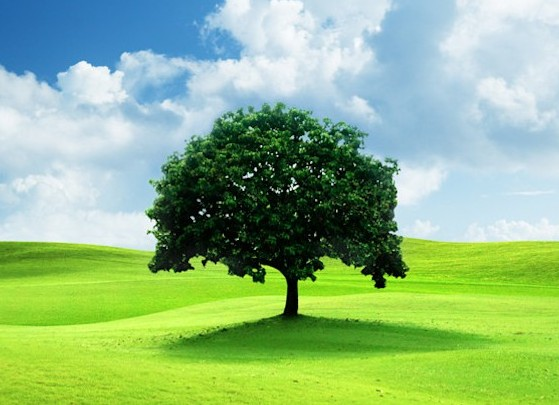
#> input picture Phase_2/image.jpg, 559 x 405 px
$ jupyter execute Module_2.1.ipynb
#> lines starting #> are read from the running program, lines starting #| are printed output that depends on the picture; after the words box and inside, x2 and y2 are one past the last pixel; in counts of white or black regions, pixels touching at a corner belong together
# 🟡 PHASE 2 – BASIC IMAGE PROCESSING

### 📘 Module 2.1 – Color Spaces

##### ✅ Example 1 – BGR vs RGB (MOST COMMON CONFUSION)

[cell 1]
import cv2
import matplotlib.pyplot as plt

img = cv2.imread("image.jpg")
#> img is the input picture: shape (405, 559, 3); mean B, G, R 131.7, 184.2, 143.5

# OpenCV uses BGR
cv2.imshow("BGR Image", img)
cv2.waitKey(0)
cv2.destroyAllWindows()

# Convert to RGB for correct display in matplotlib
rgb = cv2.cvtColor(img, cv2.COLOR_BGR2RGB)

plt.imshow(rgb)
plt.title("RGB Image")
plt.axis("off")
plt.show()

#### ✅ Example 2 – Convert Image to Grayscale

[cell 2]
img = cv2.imread("image.jpg")
gray = cv2.cvtColor(img, cv2.COLOR_BGR2GRAY)
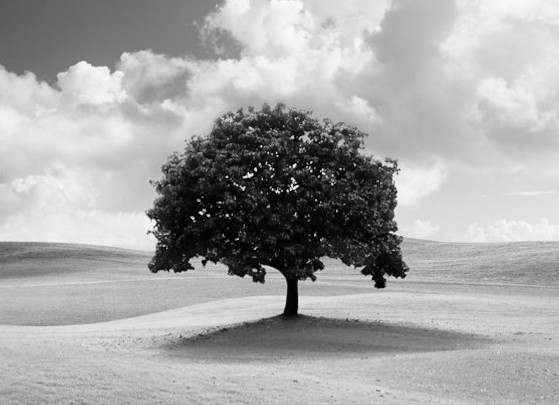
#> gray: shape (405, 559); min 0, max 254, mean 166

cv2.imshow("Grayscale Image", gray)
cv2.waitKey(0)
cv2.destroyAllWindows()

#### ✅ Example 3 – Why Grayscale? (Edge Example)
- 📌 Grayscale reduces computation and noise.

[cell 3]
edges1 = cv2.Canny(gray, 100, 200)
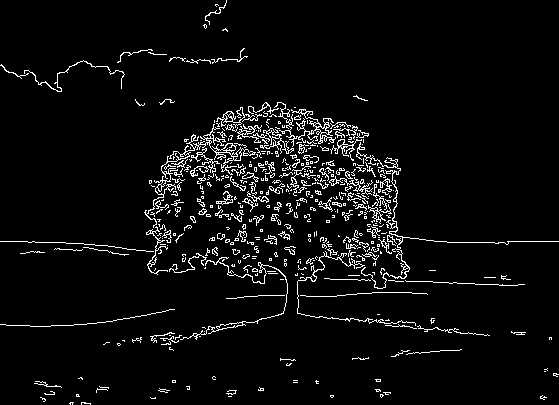
#> edges1: shape (405, 559); 4.9% white in thin lines or dots
edges2 = cv2.Canny(gray, 50, 150)
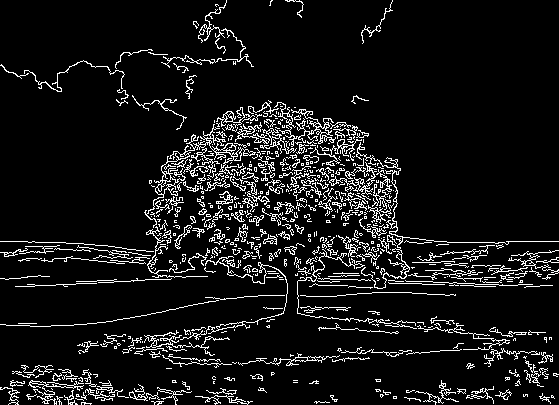
#> edges2: shape (405, 559); 8.6% white in thin lines or dots
edges3 = cv2.Canny(gray, 30, 100)
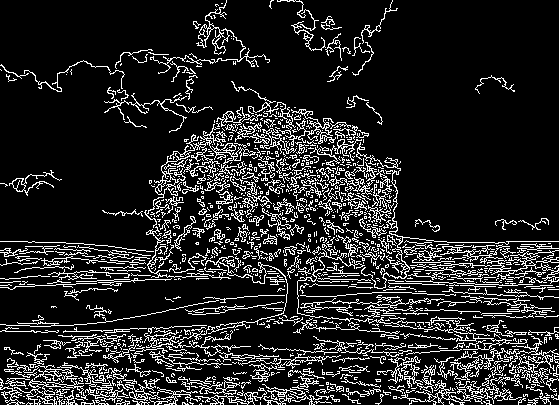
#> edges3: shape (405, 559); 14.5% white in thin lines or dots
edges4 = cv2.Canny(gray, 150, 300)
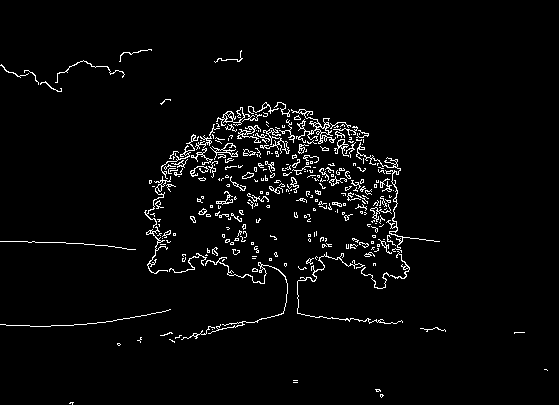
#> edges4: shape (405, 559); 3.2% white in thin lines or dots, all inside (x1, y1, x2, y2) = (0, 49, 548, 405)

cv2.imshow("Edges with thresholds 100 and 200", edges1)
cv2.imshow("Edges with thresholds 50 and 150", edges2)
cv2.imshow("Edges with thresholds 30 and 100", edges3)
cv2.imshow("Edges with thresholds 150 and 300", edges4)

cv2.waitKey(0)
cv2.destroyAllWindows()

#### ✅ Example 4 – Convert BGR → HSV (VERY IMPORTANT 🔥)

[cell 4]
hsv = cv2.cvtColor(img, cv2.COLOR_BGR2HSV)
#> hsv: shape (405, 559, 3); mean H, S, V 73.1, 126.3, 193.7

cv2.imshow("BGR Image", img)
cv2.imshow("HSV Image", hsv)
cv2.waitKey(0)
cv2.destroyAllWindows()

#### ✅ Example 5 – Detect Color Using HSV (REAL USE 🔥)

- 🎯 Detect Green Object

[cell 5]
import numpy as np

hsv = cv2.cvtColor(img, cv2.COLOR_BGR2HSV)

lower_green = np.array([35, 50, 50])
upper_green = np.array([85, 255, 255])

mask = cv2.inRange(hsv, lower_green, upper_green)
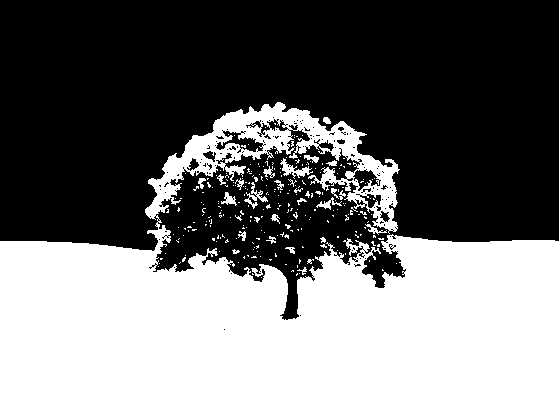
#> mask: shape (405, 559); 42.7% white; 260 white regions (234 under 20 px), largest, box (x1, y1, x2, y2) and area: (0, 102, 559, 405) 94239, (280, 158, 313, 179) 235, (244, 182, 268, 209) 179
result = cv2.bitwise_and(img, img, mask=mask)
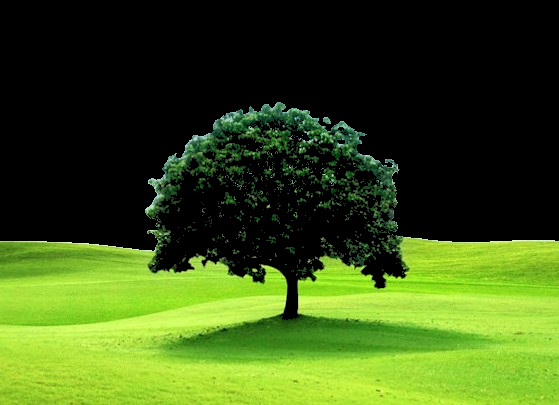
#> result: shape (405, 559, 3); mean B, G, R 22.8, 83.2, 59

cv2.imshow("Original Image", img)
cv2.imshow("Mask", mask)
cv2.imshow("Green Detection", result)
cv2.waitKey(0)
cv2.destroyAllWindows()

#### ✅ Example 6 – LAB Color Space (Lighting Robust 🔥)
- 📌 LAB separates lightness from color
→ very useful in poor lighting conditions

[cell 6]
lab = cv2.cvtColor(img, cv2.COLOR_BGR2LAB)
#> lab: shape (405, 559, 3); mean of channels 0, 1, 2 179.7, 108.3, 147.9

cv2.imshow("LAB Image", lab)
cv2.waitKey(0)
cv2.destroyAllWindows()

#### ✅ Example 7 – Compare All Color Spaces Side-by-Side

[cell 7]
cv2.imshow("BGR", img)
cv2.imshow("Gray", gray)
cv2.imshow("HSV", hsv)
cv2.imshow("LAB", lab)

cv2.waitKey(0)
cv2.destroyAllWindows()

## 🧪 PRACTICE (IMPORTANT)

Try this yourself:

- Detect white color using HSV
- Convert LAB → BGR
- Use grayscale image and apply Canny
- Show only Hue channel of HSV

[cell 8]
# detect white color using HSV color space
import numpy as np

img = cv2.imread("image.jpg")
hsv = cv2.cvtColor(img, cv2.COLOR_BGR2HSV)

lower_white = np.array([0, 0, 200])
upper_white = np.array([180, 25, 255])

mask = cv2.inRange(hsv, lower_white, upper_white)
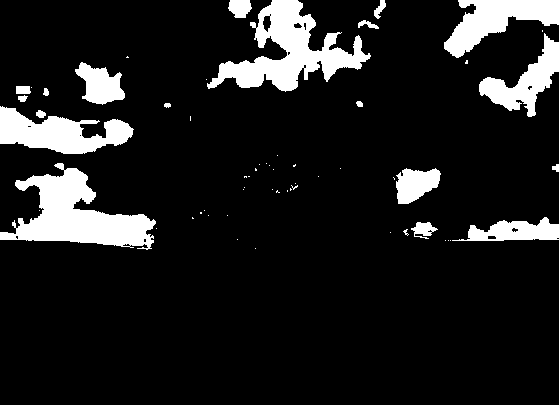
#> mask: shape (405, 559); 11.7% white; 59 white regions (40 under 20 px), largest, box (x1, y1, x2, y2) and area: (0, 163, 156, 250) 6150, (207, 0, 371, 92) 5967, (0, 106, 134, 154) 3573
result = cv2.bitwise_and(img, img, mask=mask)
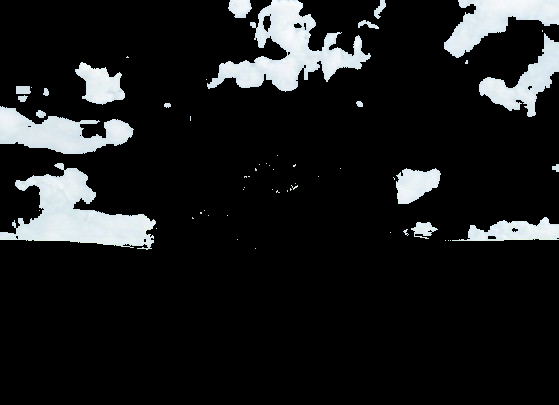
#> result: shape (405, 559, 3); mean B, G, R 28.1, 27.6, 26.3

cv2.imshow("Original Image", img)
cv2.imshow("Mask for White Color", mask)
cv2.imshow("White Color Detection", result)
cv2.waitKey(0)
cv2.destroyAllWindows()

[cell 9]
# convert BGR to LAB and back to BGR
img = cv2.imread("image.jpg")
lab = cv2.cvtColor(img, cv2.COLOR_BGR2LAB)
bgr = cv2.cvtColor(lab, cv2.COLOR_LAB2BGR)

cv2.imshow("Original BGR Image", img)
cv2.imshow("Converted BGR from LAB", bgr)
cv2.waitKey(0)
cv2.destroyAllWindows()

[cell 10]
# use gray scale for Canny edge detection
img = cv2.imread("image.jpg")
gray = cv2.cvtColor(img, cv2.COLOR_BGR2GRAY)
edges1 = cv2.Canny(gray, 100, 200)
cv2.imshow("Edges with thresholds 100 and 200", edges1)
cv2.waitKey(0)
cv2.destroyAllWindows()

[cell 11]
# showing hue channel from HSV image

img = cv2.imread("image.jpg")
hsv = cv2.cvtColor(img, cv2.COLOR_BGR2HSV)
hue_channel = hsv[:, :, 0]
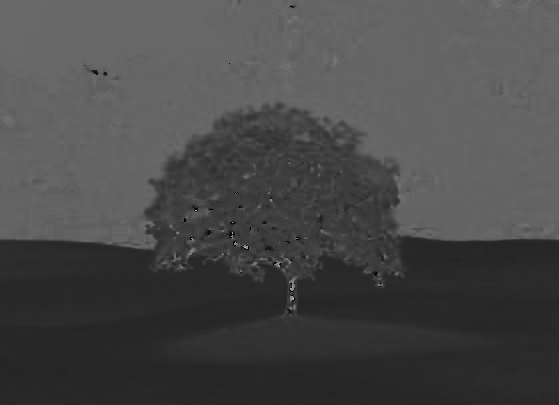
#> hue_channel: shape (405, 559); min 0, max 173, mean 73.1
cv2.imshow("Hue Channel", hue_channel)
cv2.waitKey(0)
cv2.destroyAllWindows()
